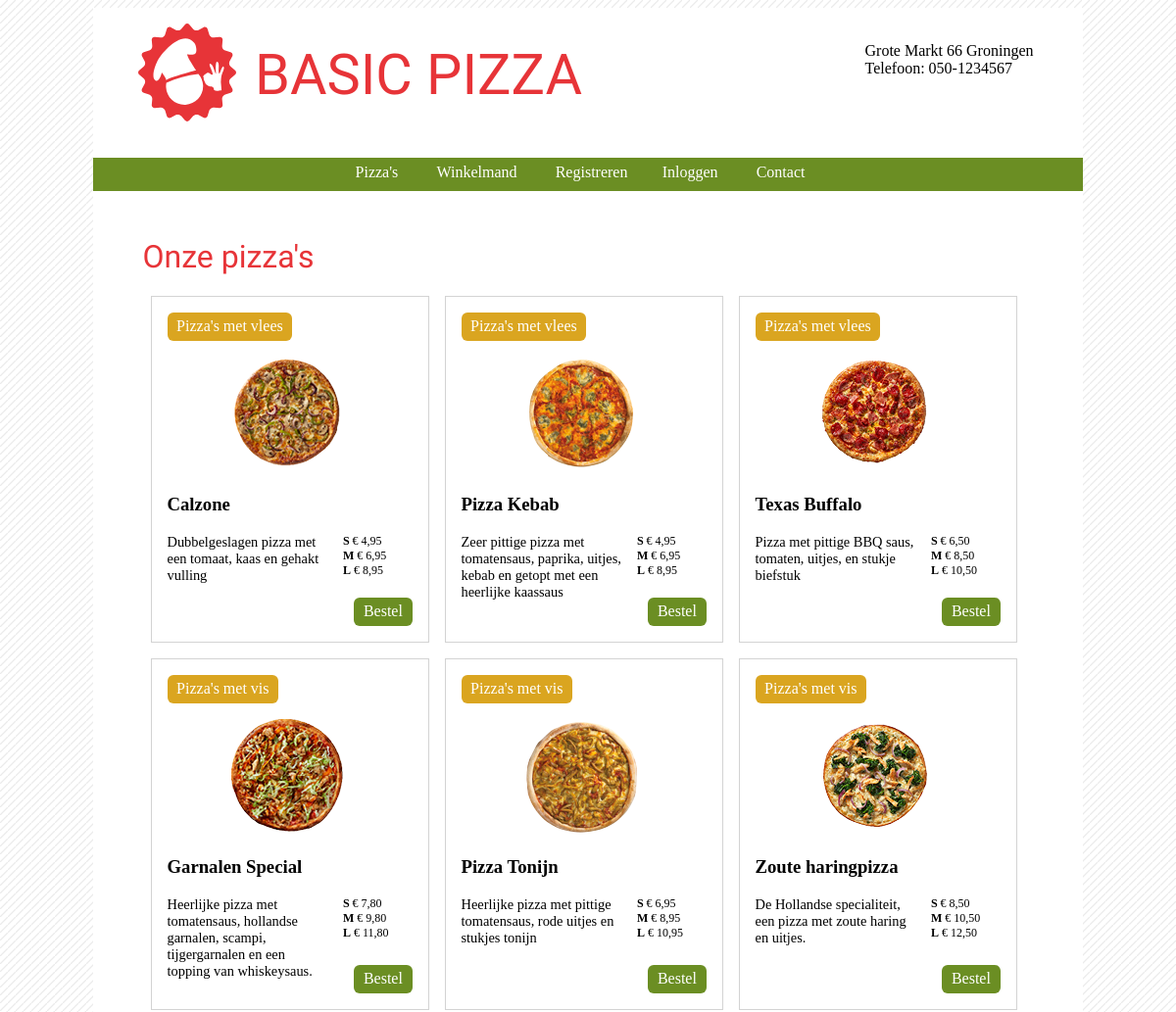
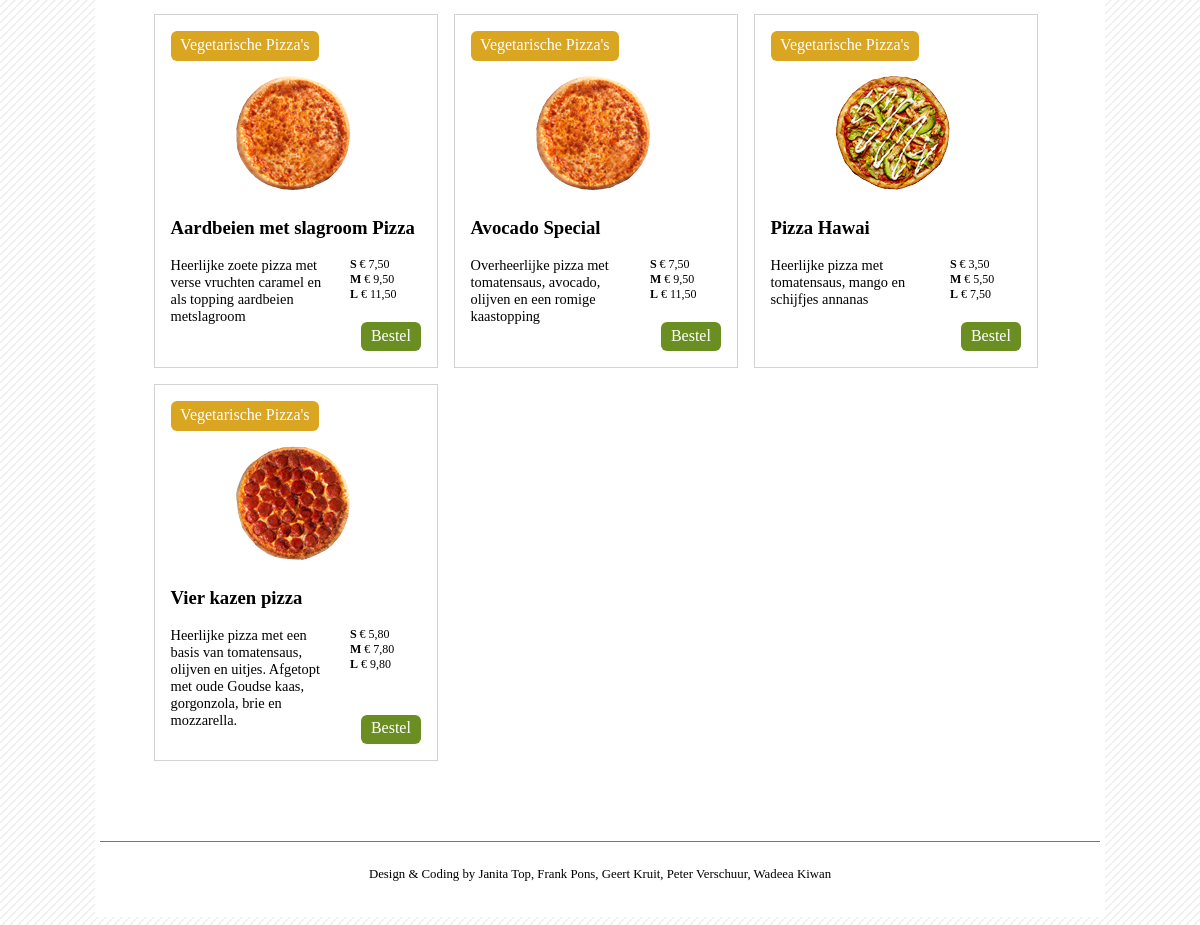
/?p=pizzas, run on the app's committed database (2 pictures, top to bottom).
### tables this page shows
CREATE TABLE `producten` (
  `product_id` int(11) NOT NULL,
  `naam` varchar(80) NOT NULL,
  `omschrijving` text NOT NULL,
  `prijs` smallint(6) NOT NULL,
  `categorie_categorie_id` smallint(6) NOT NULL
);

CREATE TABLE `categorie` (
  `categorie_id` smallint(6) NOT NULL,
  `categorie` varchar(80) NOT NULL
);

### functions/functies.php (called while the page is built, shortened)
<?PHP
	function ShowCash($getal)
	{
		$getal= substr_replace($getal, ',', -2, 0);
		$getal= "&euro;&nbsp;".$getal;
		return $getal;
	}
?>

### pages/pizzas.php (the view, shortened to what this page needs)
<?PHP
	if (!isset($_GET['product_id']))
	{
		$product_id = NULL;
	}
	else
	{
		$product_id = $_GET['product_id'];
	}
if ($i=="add_to_cart" )
	{
	if ($_POST['prod_aantal']!=0)
		{
		if(!isset($_SESSION['product_id']) OR !isset($_SESSION['prod_grootte']) OR !isset($_SESSION['prod_aantal']))
		{
			$_SESSION['product_id']=array();
			$_SESSION['prod_grootte']=array();
			$_SESSION['prod_aantal']=array();
		}
		{
		$al_in_winkelmand = '0';
		foreach ($_SESSION['product_id'] as $key => $value)
		{
			if($value == $product_id AND $_SESSION['prod_grootte'][$key] == $_POST['prod_grootte'] )
			{
				$al_in_winkelmand ++;
			}
		}
		if($al_in_winkelmand > '0')
		{
		foreach ($_SESSION['product_id'] as $key => $value)
		{
			if($value == $product_id AND $_SESSION['prod_grootte'][$key])
			{
				$waarde = $_SESSION['prod_aantal'][$key] + $_POST['prod_aantal'];
				$_SESSION['prod_aantal'][$key] = $waarde;
			}
		}
			echo "<span class='true_warning'>Pizza toegevoegd aan winkelmand</span>";
			echo "<a class='button' href='?p=winkelmand'>Ga naar winkelmand</a>";
			echo "<a class='button' href='?p=pizzas'>Winkel verder</a>";
		}
		else
		{
			array_push($_SESSION['product_id'], $product_id);
			array_push($_SESSION['prod_aantal'], $_POST['prod_aantal']);
			array_push($_SESSION['prod_grootte'], $_POST['prod_grootte']);
			echo "<p class='true_warning' >Pizza toegevoegd aan winkelmand.</p>";
			echo "<a class='button' href='?p=winkelmand'>Ga naar winkelmand</a>";
			echo "<a class='button' href='?p=pizzas'>Winkel verder</a>";
		}
		}
	}
	else
	{
	echo "<p class='true_warning' >GEEN Pizza toegevoegd aan winkelmand.</p>";
	echo "<a class='button' href='?p=winkelmand'>Ga naar winkelmand</a>";
	echo "<a class='button' href='?p=pizzas'>Winkel verder</a>";
	}
	}
	else
	{
?>
<h1>Onze pizza's</h1>
<div class="pizzas">
	<?PHP
		$sql_select_cat= mysql_query(" select categorie_id from categorie");
		WHILE ($row_cat= mysql_fetch_array($sql_select_cat))
		{
			$sql_select_prod= mysql_query("
				SELECT product_id, naam, omschrijving, prijs, categorie.categorie
				FROM producten
				JOIN categorie ON (producten.categorie_categorie_id=categorie.categorie_id)
				WHERE categorie.categorie_id = ".$row_cat['categorie_id']."
				ORDER BY naam ASC
				");
			WHILE ($row_prod= mysql_fetch_array($sql_select_prod))
			{
			?>
            <section>
	            <?PHP echo '<img src="img/prd/'.substr($row_prod['product_id'], -1).'.png">'; ?>
	            <span class="categorie">
	            	<?PHP echo $row_prod['categorie']; ?>
	            </span>
	            <?PHP echo '<h3>'.$row_prod['naam'].'</h3><p>'.$row_prod['omschrijving']."</p>";
				?>
	        	<span class="prijs">
	            	<?PHP echo "<span>S</span> ".ShowCash($row_prod['prijs'])."<br>";?>
					<?PHP echo "<span>M</span> ".ShowCash($row_prod['prijs']+200)."<br>";?>
					<?PHP echo "<span>L</span> ".ShowCash($row_prod['prijs']+400)."<br>";?>
	            </span>
	            <a class="bestel" href="?p=<?PHP echo $p?>&i=bestel_prod&product_id=<?PHP echo $row_prod['product_id']?>">Bestel</a>
            </section>
<?PHP
			}
		}
?>
</div>
<?PHP
	}
?>

### css/main.css (style rules this page uses)
h1, h2 { color: #E73438; font-family: 'Changa One', cursive; font-weight: normal; }
h1 { margin-top: 1.5em; }
body { background: #fff url('../img/bg.png') 0 0 repeat; color: #000000; text-decoration: none; font-family: Verdana; font-size: 100%; }
.pizzas { display: flex; flex-wrap: wrap; justify-content: left; }
.pizzas section { flex: 0 1 250px; min-height: 20em; padding: 1em; margin: 0 .5em 1em .5em; border: 1px solid lightgray; position: relative; }
.pizzas section img { width:120px; padding: 17% 0 0 25%; }
.pizzas section p { display: inline-block; float: left; width: 66%; margin-top: 0; font-size: 90%; padding-right: 1em; }
.pizzas section span.categorie { display: block; position: absolute; top:1em; left:1em; width: auto; padding: .3em .6em .4em .6em; border-radius: 6px; background: goldenrod; color: white; font-size: 1em; text-decoration: none; text-align: center; border:none; }
.pizzas section span.prijs { display: inline-block; width: 27%; font-family: Verdana; font-size: 75%; }
.pizzas section span.prijs span { font-weight: bold; }
.pizzas section a.bestel { display: block; position: absolute; bottom: 1em; right: 1em; width: auto; padding: .3em .6em .4em .6em; border-radius: 6px; background: olivedrab; color: white; font-size: 1em; text-decoration: none; text-align: center; border:none; }

### data on the page
producten: shows a picture, categorie.categorie "Pizza's met vlees", naam "Calzone", omschrijving "Dubbelgeslagen pizza met een tomaat, kaas en gehakt vulling", prijs "€ 4,95", ShowCash($row_prod['prijs']+200) "€ 6,95", ShowCash($row_prod['prijs']+400) "€ 8,95"
producten: shows a picture, categorie.categorie "Pizza's met vlees", naam "Pizza Kebab", omschrijving "Zeer pittige pizza met tomatensaus, paprika, uitjes, kebab en getopt met een heerlijke kaassaus", prijs "€ 4,95", ShowCash($row_prod['prijs']+200) "€ 6,95", ShowCash($row_prod['prijs']+400) "€ 8,95"
producten: shows a picture, categorie.categorie "Pizza's met vlees", naam "Texas Buffalo", omschrijving "Pizza met pittige BBQ saus, tomaten, uitjes, en stukje biefstuk", prijs "€ 6,50", ShowCash($row_prod['prijs']+200) "€ 8,50", ShowCash($row_prod['prijs']+400) "€ 10,50"
producten: shows a picture, categorie.categorie "Pizza's met vis", naam "Garnalen Special", omschrijving "Heerlijke pizza met tomatensaus, hollandse garnalen, scampi, tijgergarnalen en een topping van whiskeysaus.", prijs "€ 7,80", ShowCash($row_prod['prijs']+200) "€ 9,80", ShowCash($row_prod['prijs']+400) "€ 11,80"
producten: shows a picture, categorie.categorie "Pizza's met vis", naam "Pizza Tonijn", omschrijving "Heerlijke pizza met pittige tomatensaus, rode uitjes en stukjes tonijn", prijs "€ 6,95", ShowCash($row_prod['prijs']+200) "€ 8,95", ShowCash($row_prod['prijs']+400) "€ 10,95"
producten: shows a picture, categorie.categorie "Pizza's met vis", naam "Zoute haringpizza", omschrijving "De Hollandse specialiteit, een pizza met zoute haring en uitjes.", prijs "€ 8,50", ShowCash($row_prod['prijs']+200) "€ 10,50", ShowCash($row_prod['prijs']+400) "€ 12,50"
producten: categorie.categorie "Vegetarische Pizza's", naam "Aardbeien met slagroom Pizza", omschrijving "Heerlijke zoete pizza met verse vruchten caramel en als topping aardbeien metslagroom", prijs "€ 7,50", ShowCash($row_prod['prijs']+200) "€ 9,50", ShowCash($row_prod['prijs']+400) "€ 11,50"
producten: categorie.categorie "Vegetarische Pizza's", naam "Avocado Special", omschrijving "Overheerlijke pizza met tomatensaus, avocado, olijven en een romige kaastopping", prijs "€ 7,50", ShowCash($row_prod['prijs']+200) "€ 9,50", ShowCash($row_prod['prijs']+400) "€ 11,50"
producten: shows a picture, categorie.categorie "Vegetarische Pizza's", naam "Pizza Hawai", omschrijving "Heerlijke pizza met tomatensaus, mango en schijfjes annanas", prijs "€ 3,50", ShowCash($row_prod['prijs']+200) "€ 5,50", ShowCash($row_prod['prijs']+400) "€ 7,50"
producten: shows a picture, categorie.categorie "Vegetarische Pizza's", naam "Vier kazen pizza", omschrijving "Heerlijke pizza met een basis van tomatensaus, olijven en uitjes. Afgetopt met oude Goudse kaas, gorgonzola, brie en mozzarella.", prijs "€ 5,80", ShowCash($row_prod['prijs']+200) "€ 7,80", ShowCash($row_prod['prijs']+400) "€ 9,80"
